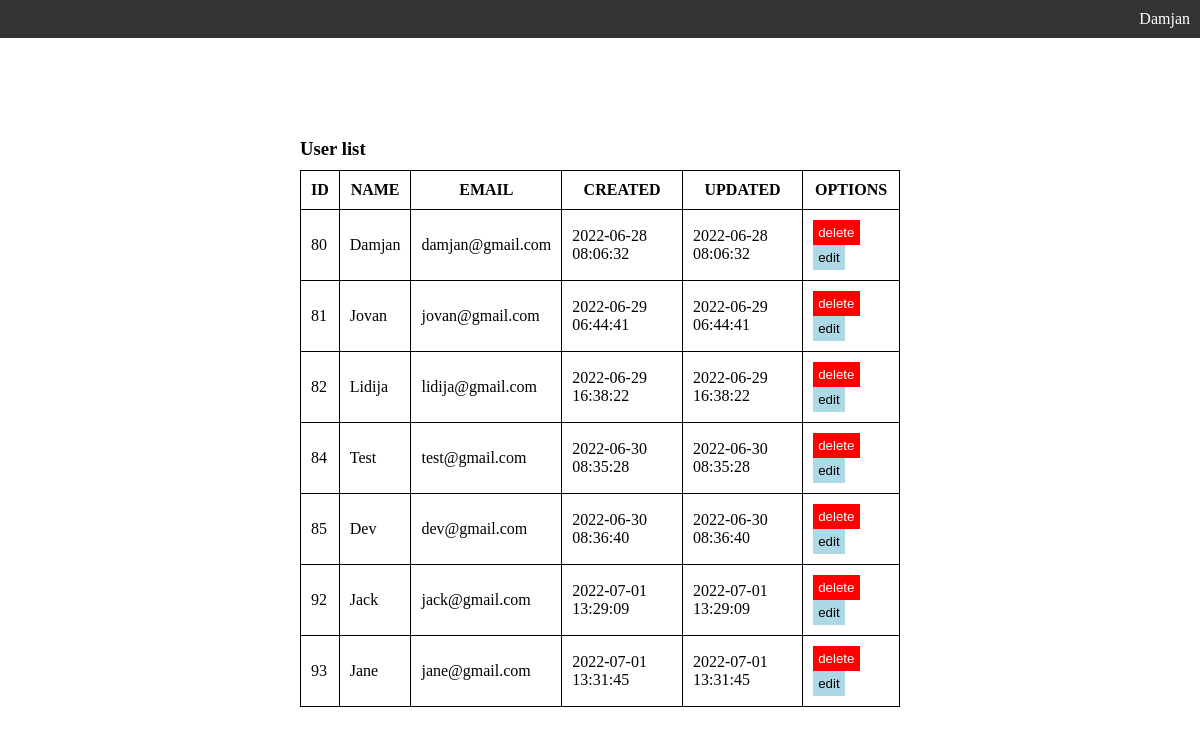
Before: /core/user-list.php (signed in) with the older database file.
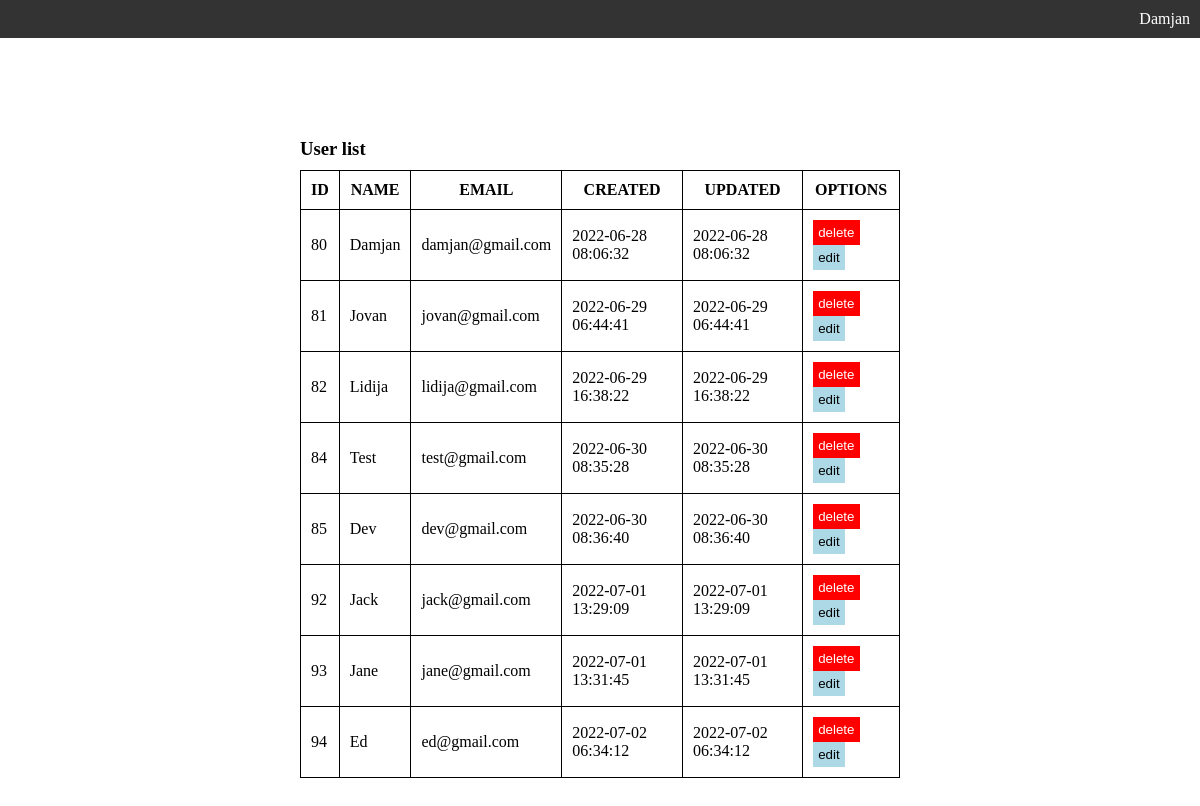
After: the same page with the newer database file.
### tables this page shows
CREATE TABLE `users` (
  `id` int NOT NULL AUTO_INCREMENT,
  `name` varchar(255) NOT NULL,
  `email` varchar(255) NOT NULL,
  `password` varchar(255) NOT NULL,
  `role` varchar(50) NOT NULL,
  `last_login` timestamp NOT NULL,
  `created` timestamp NOT NULL,
  `updated` timestamp NOT NULL,
  PRIMARY KEY (`id`)
);

### core/user-list-logic.php (called while the page is built, shortened)
<?php
    $conn = new mysqli("localhost", "jovan", "protector-994", "btb");
    $sql = "SELECT * FROM users";
    $result = $conn->query($sql);
?>

### core/user-list.php (the view, shortened to what this page needs)
<?php require('user-list-logic.php'); ?>
<!DOCTYPE html>
<html lang="en">
    <head>
        <link rel="stylesheet" href="../assets/css/main.css">
        <link rel="stylesheet" href="../assets/css/user-list.css">
        <link rel="stylesheet" href="../assets/css/register.css">
    </head>
    <body>
        <?php require('../navigation.php'); ?>
        <div id="user-table-container">
            <?php if($result->num_rows > 0): ?>
                <h3>User list</h3>
                <table style="width:100%" id="user-table">
                    <thead>
                        <tr>
                            <th>ID</th>
                            <th>NAME</th>
                            <th>EMAIL</th>
                            <th>CREATED</th>
                            <th>UPDATED</th>
                            <th>OPTIONS</th>
                        </tr>
                    </thead>
                    <tbody>
                        <?php while($row = $result->fetch_object()): ?>
                            <tr>
                                <td>
                                    <?php echo $row->id; ?>
                                </td>
                                <td>
                                    <?php echo $row->name; ?>
                                </td>
                                <td>
                                    <?php echo $row->email; ?>
                                </td>
                                <td>
                                    <?php echo $row->created; ?>
                                </td>
                                <td>
                                    <?php echo $row->updated; ?>
                                </td>
                                <td>
                                    <form action="delete-user.php" method="POST">
                                        <input type="submit" value="delete" name="delete" id="delete-user-btn" title="Delete this record">
                                        <input type="submit" value="edit" name="edit" id="edit-user-btn" title="Edit user">
                                    </form>
                                </td>
                            </tr>
                        <?php endwhile; ?>
                    </tbody>
                </table>
            <?php else: ?>
                <h3>No records found.</h3>
            <?php endif; ?>
        </div>
    </body>
</html>

### navigation.php (shortened to what this page needs)
<nav>
    <ul>
        <?php if(!isset($_SESSION['user_id'])): ?>
            <li><a href="register.php">Register</a></li>
            <li><a href="login.php">Login</a></li>
        <?php else: ?>
            <li class="user-links-wrapper" id="user-links-wrapper-box">
                <a href="javascript:void(0)"><?php echo (isset($_SESSION['user_name'])) ? $_SESSION['user_name'] : 'No Name'; ?></a>
            </li>
        <?php endif; ?>
    </ul>
</nav>

### assets/css/main.css (style rules this page uses)
* { margin: 0; padding: 0; box-sizing: border-box; }

### assets/css/user-list.css (style rules this page uses)
#user-table-container { width: 50vw; height: auto; margin: 100px auto; }
table, th, td { border: 1px solid black; border-collapse: collapse; }
th, td { padding: 10px; }
#user-table { margin: 10px auto; }
#delete-user-btn { padding: 5px; border: none; background-color: red; color: white; }
#edit-user-btn { padding: 5px; border: none; background-color: lightblue; }

### navigation.php (style rules this page uses)
* { margin: 0; padding: 0; box-sizing: border-box; }
nav ul { list-style-type: none; background-color: #333; overflow: hidden; text-align: right; }
nav ul li { display: inline-block; margin: 10px; }
nav ul li a { text-decoration: none; color: white; }

Changed rows visible on the page:
added users: id "94", name "Ed", email "ed@gmail.com", created "2022-07-02 06:34:12", updated "2022-07-02 06:34:12"
